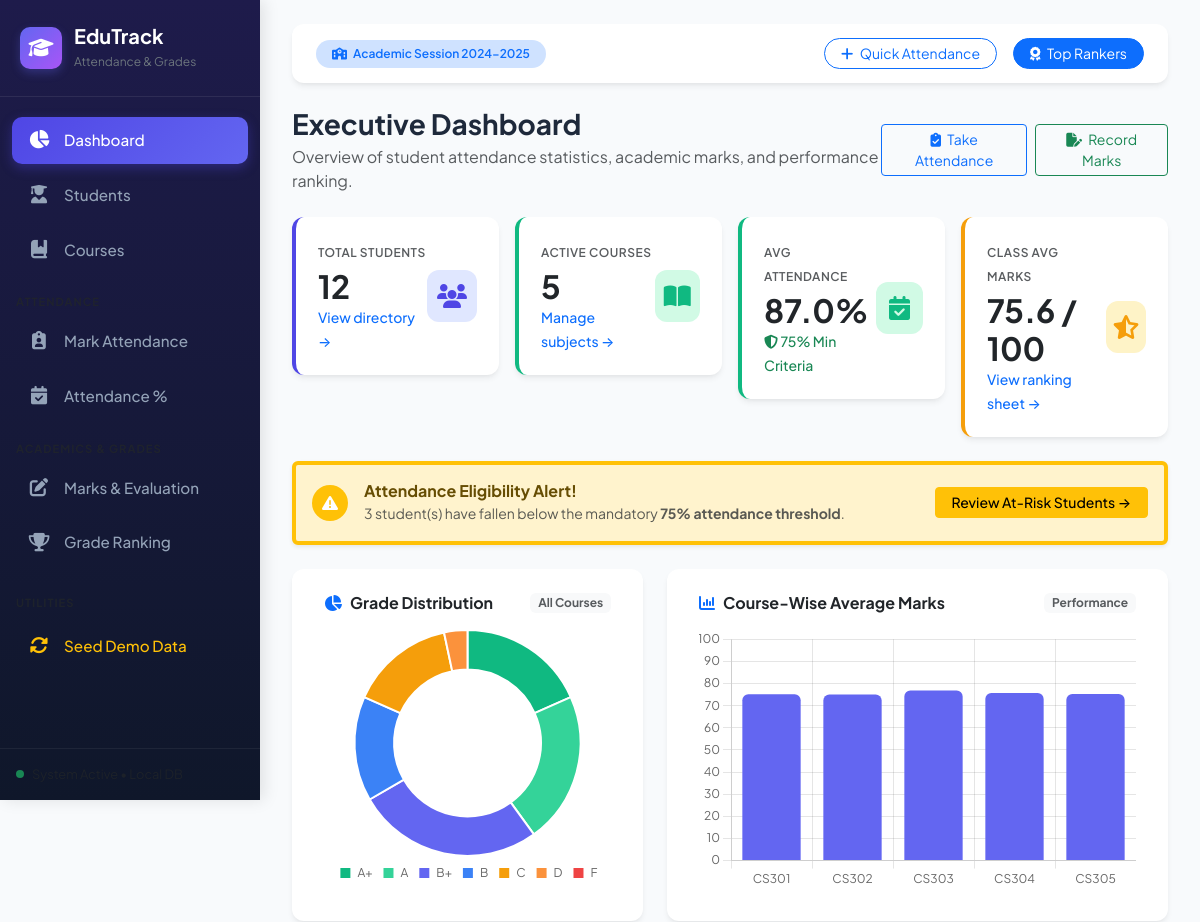
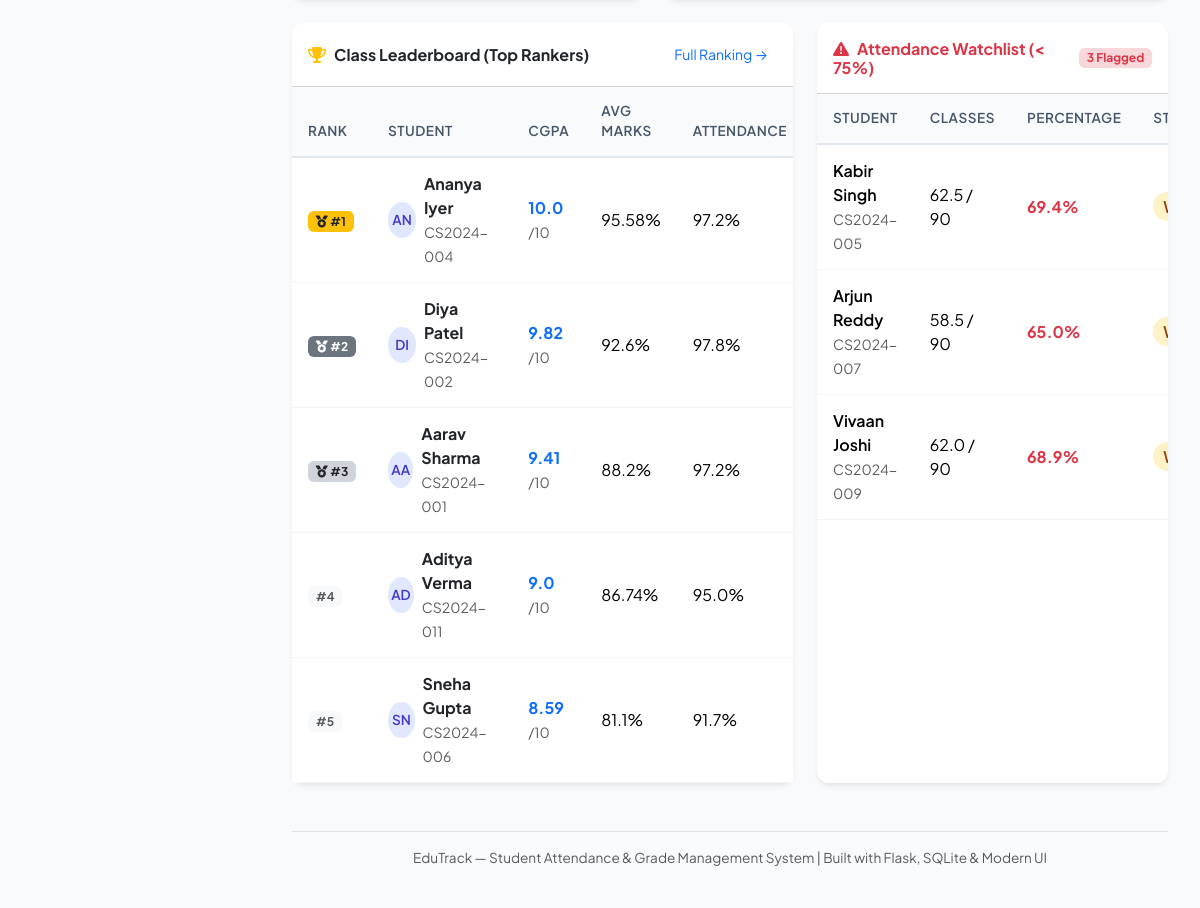
The page / on the database its author committed (2 pictures, top to bottom).
### tables this page shows
CREATE TABLE students (
                id INTEGER PRIMARY KEY AUTOINCREMENT,
                roll_number TEXT UNIQUE NOT NULL,
                first_name TEXT NOT NULL,
                last_name TEXT NOT NULL,
                email TEXT UNIQUE NOT NULL,
                phone TEXT,
                department TEXT NOT NULL DEFAULT 'Computer Science',
                semester INTEGER NOT NULL DEFAULT 1,
                gender TEXT DEFAULT 'Male',
                admission_date DATE DEFAULT (date('now')),
                status TEXT DEFAULT 'Active'
            );

### app.py (the view)
@app.route('/')
def dashboard():
    stats = models.get_dashboard_analytics()
    return render_template('dashboard.html', stats=stats)

### templates/dashboard.html (shortened to what this page needs)
{% extends 'base.html' %}
{% block content %}
<div class="d-flex justify-content-between align-items-center mb-4">
    <div>
        <h3 class="fw-bold mb-1">Executive Dashboard</h3>
        <p class="text-muted mb-0">Overview of student attendance statistics, academic marks, and performance ranking.</p>
    </div>
    <div class="d-flex gap-2">
        <a href="{{ url_for('attendance') }}" class="btn btn-outline-primary btn-sm px-3">
            <i class="fa-solid fa-clipboard-check me-1"></i> Take Attendance
        </a>
        <a href="{{ url_for('marks') }}" class="btn btn-outline-success btn-sm px-3">
            <i class="fa-solid fa-file-pen me-1"></i> Record Marks
        </a>
    </div>
</div>
<div class="row g-3 mb-4">
    <div class="col-xl-3 col-md-6">
        <div class="card stat-card primary">
            <div class="d-flex justify-content-between align-items-center">
                <div>
                    <span class="text-muted text-uppercase fw-semibold" style="font-size: 0.75rem; letter-spacing: 0.5px;">Total Students</span>
                    <h2 class="fw-bold mb-0 mt-1">{{ stats.total_students }}</h2>
                    <small class="text-primary fw-medium"><a href="{{ url_for('students') }}" class="text-decoration-none">View directory &rarr;</a></small>
                </div>
                <div class="stat-icon">
                    <i class="fa-solid fa-users"></i>
                </div>
            </div>
        </div>
    </div>
    <div class="col-xl-3 col-md-6">
        <div class="card stat-card success">
            <div class="d-flex justify-content-between align-items-center">
                <div>
                    <span class="text-muted text-uppercase fw-semibold" style="font-size: 0.75rem; letter-spacing: 0.5px;">Active Courses</span>
                    <h2 class="fw-bold mb-0 mt-1">{{ stats.total_courses }}</h2>
                    <small class="text-success fw-medium"><a href="{{ url_for('courses') }}" class="text-decoration-none">Manage subjects &rarr;</a></small>
                </div>
                <div class="stat-icon">
                    <i class="fa-solid fa-book-open"></i>
                </div>
            </div>
        </div>
    </div>
    <div class="col-xl-3 col-md-6">
        <div class="card stat-card {% if stats.avg_attendance_pct >= 75 %}success{% elif stats.avg_attendance_pct >= 65 %}warning{% else %}danger{% endif %}">
            <div class="d-flex justify-content-between align-items-center">
                <div>
                    <span class="text-muted text-uppercase fw-semibold" style="font-size: 0.75rem; letter-spacing: 0.5px;">Avg Attendance</span>
                    <h2 class="fw-bold mb-0 mt-1">{{ stats.avg_attendance_pct }}%</h2>
                    <small class="{% if stats.avg_attendance_pct >= 75 %}text-success{% else %}text-danger{% endif %} fw-medium">
                        <i class="fa-solid fa-shield-halved"></i> 75% Min Criteria
                    </small>
                </div>
                <div class="stat-icon">
                    <i class="fa-solid fa-calendar-check"></i>
                </div>
            </div>
        </div>
    </div>
    <div class="col-xl-3 col-md-6">
        <div class="card stat-card warning">
            <div class="d-flex justify-content-between align-items-center">
                <div>
                    <span class="text-muted text-uppercase fw-semibold" style="font-size: 0.75rem; letter-spacing: 0.5px;">Class Avg Marks</span>
                    <h2 class="fw-bold mb-0 mt-1">{{ stats.class_avg_marks }} / 100</h2>
                    <small class="text-warning fw-medium"><a href="{{ url_for('ranking') }}" class="text-decoration-none">View ranking sheet &rarr;</a></small>
                </div>
                <div class="stat-icon">
                    <i class="fa-solid fa-star-half-stroke"></i>
                </div>
            </div>
        </div>
    </div>
</div>
{% if stats.low_attendance_students %}
<div class="alert alert-warning border-start border-warning border-4 shadow-sm mb-4 d-flex align-items-center justify-content-between">
    <div class="d-flex align-items-center gap-3">
        <div class="bg-warning text-white rounded-circle p-2 d-flex align-items-center justify-content-center" style="width: 36px; height: 36px;">
            <i class="fa-solid fa-triangle-exclamation"></i>
        </div>
        <div>
            <h6 class="mb-0 fw-bold">Attendance Eligibility Alert!</h6>
            <small class="text-muted">
                {{ stats.low_attendance_students|length }} student(s) have fallen below the mandatory <strong>75% attendance threshold</strong>.
            </small>
        </div>
    </div>
    <a href="{{ url_for('attendance_report') }}" class="btn btn-warning btn-sm px-3 fw-medium">
        Review At-Risk Students &rarr;
    </a>
</div>
{% endif %}
<div class="row g-4 mb-4">
    <div class="col-lg-5">
        <div class="card p-3 h-100">
            <div class="card-header bg-transparent border-0 pb-0 d-flex justify-content-between align-items-center">
                <h6 class="fw-bold mb-0"><i class="fa-solid fa-chart-pie me-2 text-primary"></i>Grade Distribution</h6>
                <span class="badge bg-light text-muted">All Courses</span>
            </div>
            <div class="card-body d-flex align-items-center justify-content-center">
                <div style="position: relative; height: 260px; width: 100%;">
                    <canvas id="gradeChart"></canvas>
                </div>
            </div>
        </div>
    </div>
    <div class="col-lg-7">
        <div class="card p-3 h-100">
            <div class="card-header bg-transparent border-0 pb-0 d-flex justify-content-between align-items-center">
                <h6 class="fw-bold mb-0"><i class="fa-solid fa-chart-column me-2 text-primary"></i>Course-Wise Average Marks</h6>
                <span class="badge bg-light text-muted">Performance</span>
            </div>
            <div class="card-body">
                <div style="position: relative; height: 260px; width: 100%;">
                    <canvas id="coursePerformanceChart"></canvas>
                </div>
            </div>
        </div>
    </div>
</div>
<div class="row g-4">
    <div class="col-lg-7">
        <div class="card h-100">
            <div class="card-header bg-transparent d-flex justify-content-between align-items-center py-3">
                <h6 class="fw-bold mb-0"><i class="fa-solid fa-trophy text-warning me-2"></i>Class Leaderboard (Top Rankers)</h6>
                <a href="{{ url_for('ranking') }}" class="btn btn-sm btn-link text-decoration-none">Full Ranking &rarr;</a>
            </div>
            <div class="table-responsive">
                <table class="table table-custom align-middle">
                    <thead>
                        <tr>
                            <th>Rank</th>
                            <th>Student</th>
                            <th>CGPA</th>
                            <th>Avg Marks</th>
                            <th>Attendance</th>
                        </tr>
                    </thead>
                    <tbody>
                        {% for ranker in stats.top_rankers %}
                        <tr>
                            <td>
                                {% if ranker.rank == 1 %}
                                    <span class="badge bg-warning text-dark"><i class="fa-solid fa-medal"></i> #1</span>
                                {% elif ranker.rank == 2 %}
                                    <span class="badge bg-secondary text-white"><i class="fa-solid fa-medal"></i> #2</span>
                                {% elif ranker.rank == 3 %}
                                    <span class="badge bg-dark-subtle text-dark"><i class="fa-solid fa-medal"></i> #3</span>
                                {% else %}
                                    <span class="badge bg-light text-muted">#{{ ranker.rank }}</span>
                                {% endif %}
                            </td>
                            <td>
                                <div class="d-flex align-items-center gap-2">
                                    <span class="student-avatar-pill">{{ ranker.name[:2]|upper }}</span>
                                    <div>
                                        <div class="fw-bold text-dark">{{ ranker.name }}</div>
                                        <small class="text-muted">{{ ranker.roll_number }}</small>
                                    </div>
                                </div>
                            </td>
                            <td>
                                <span class="fw-bold text-primary">{{ ranker.cgpa }}</span>
                                <small class="text-muted">/10</small>
                            </td>
                            <td>{{ ranker.average_marks }}%</td>
                            <td>
                                <span class="status-{{ ranker.attendance_class }}">{{ ranker.attendance_pct }}%</span>
                            </td>
                        </tr>
                        {% else %}
                        <tr>
                            <td colspan="6" class="text-center text-muted py-4">No ranking records available.</td>
                        </tr>
                        {% endfor %}
                    </tbody>
                </table>
            </div>
        </div>
    </div>
    <div class="col-lg-5">
        <div class="card h-100">
            <div class="card-header bg-transparent d-flex justify-content-between align-items-center py-3">
                <h6 class="fw-bold mb-0 text-danger"><i class="fa-solid fa-triangle-exclamation me-2"></i>Attendance Watchlist (< 75%)</h6>
                <span class="badge bg-danger-subtle text-danger">{{ stats.low_attendance_students|length }} Flagged</span>
            </div>
            <div class="table-responsive">
                <table class="table table-custom align-middle">
                    <thead>
                        <tr>
                            <th>Student</th>
                            <th>Classes</th>
                            <th>Percentage</th>
                            <th>Status</th>
                        </tr>
                    </thead>
                    <tbody>
                        {% for s in stats.low_attendance_students %}
                        <tr>
                            <td>
                                <div class="fw-semibold">{{ s.name }}</div>
                                <small class="text-muted">{{ s.roll_number }}</small>
                            </td>
                            <td>{{ s.attended_weighted }} / {{ s.total_classes }}</td>
                            <td>
                                <div class="fw-bold text-danger">{{ s.percentage }}%</div>
                            </td>
                            <td>
                                <span class="status-{{ s.status_class }}">{{ s.status }}</span>
                            </td>
                        </tr>
                        {% endfor %}
                    </tbody>
                </table>
            </div>
        </div>
    </div>
</div>
{% endblock %}
{% block extra_scripts %}
<script>
    // 1. Grade Distribution Chart
    const gradeLabels = {{ stats.grade_distribution.keys()|list|tojson }};
    const gradeCounts = {{ stats.grade_distribution.values()|list|tojson }};
    const ctxGrade = document.getElementById('gradeChart').getContext('2d');
    new Chart(ctxGrade, {
        type: 'doughnut',
        data: {
            labels: gradeLabels,
            datasets: [{
                data: gradeCounts,
                backgroundColor: [
                    '#10b981', // A+ Emerald
                    '#34d399', // A Light Green
                    '#6366f1', // B+ Indigo
                    '#3b82f6', // B Blue
                    '#f59e0b', // C Amber
                    '#fb923c', // D Orange
                    '#ef4444'  // F Red
                ],
                borderWidth: 2,
                borderColor: '#ffffff'
            }]
        },
        options: {
            responsive: true,
            maintainAspectRatio: false,
            plugins: {
                legend: {
                    position: 'bottom',
                    labels: { boxWidth: 12, font: { family: 'Plus Jakarta Sans', size: 12 } }
                }
            },
            cutout: '65%'
        }
    });
    // 2. Course Performance Chart
    const courseCodes = {{ stats.course_performance|map(attribute='course_code')|list|tojson }};
    const courseScores = {{ stats.course_performance|map(attribute='avg_score')|list|tojson }};
    const ctxCourse = document.getElementById('coursePerformanceChart').getContext('2d');
    new Chart(ctxCourse, {
        type: 'bar',
        data: {
            labels: courseCodes,
            datasets: [{
                label: 'Average Score (%)',
                data: courseScores,
                backgroundColor: '#6366f1',
                borderRadius: 6
            }]
        },
        options: {
            responsive: true,
            maintainAspectRatio: false,
            scales: {
                y: {
                    beginAtZero: true,
                    max: 100,
                    ticks: { font: { family: 'Plus Jakarta Sans' } }
                },
                x: {
                    ticks: { font: { family: 'Plus Jakarta Sans' } }
                }
            },
            plugins: {
                legend: { display: false }
            }
        }
    });
</script>
{% endblock %}

### rows shown on the page
students: shows "#1", name "AN", name "Ananya Iyer", roll_number "CS2024-004", cgpa "10.0", average_marks "95.58", attendance_pct "97.2"
students: shows "#2", name "DI", name "Diya Patel", roll_number "CS2024-002", cgpa "9.82", average_marks "92.6", attendance_pct "97.8"
students: shows "#3", name "AA", name "Aarav Sharma", roll_number "CS2024-001", cgpa "9.41", average_marks "88.2", attendance_pct "97.2"
students: rank "4", name "AD", name "Aditya Verma", roll_number "CS2024-011", cgpa "9.0", average_marks "86.74", attendance_pct "95.0"
students: rank "5", name "SN", name "Sneha Gupta", roll_number "CS2024-006", cgpa "8.59", average_marks "81.1", attendance_pct "91.7"
students: name "Kabir Singh", roll_number "CS2024-005", attended_weighted "62.5", total_classes "90", percentage "69.4"
students: name "Arjun Reddy", roll_number "CS2024-007", attended_weighted "58.5", total_classes "90", percentage "65.0"
students: name "Vivaan Joshi", roll_number "CS2024-009", attended_weighted "62.0", total_classes "90", percentage "68.9"

### other values the page prints
{{ stats.total_students }} "12"
{{ stats.total_courses }} "5"
{{ stats.avg_attendance_pct }} "87.0"
{{ stats.class_avg_marks }} "75.6"
{{ stats.low_attendance_students|length }} "3"
chart data {{ stats.grade_distribution.keys()|list|tojson }} ["A+", "A", "B+", "B", "C", "D", "F"]
chart data {{ stats.grade_distribution.values()|list|tojson }} [11, 13, 16, 9, 9, 2, 0]
